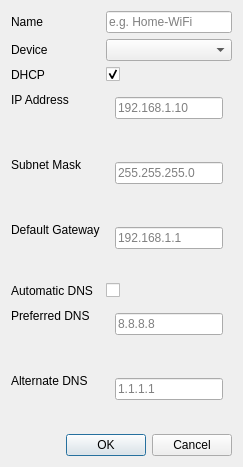
<?xml version="1.0" encoding="UTF-8"?>
<ui version="4.0">
 <class>ProfileEditDialog</class>
 <widget class="QDialog" name="ProfileEditDialog">
  <property name="windowTitle">
  <string>Add Profile</string>
  </property>
  <property name="modal">
   <bool>true</bool>
  </property>
  <property name="minimumWidth">
   <number>420</number>
  </property>
  <layout class="QVBoxLayout" name="rootLayout">
   <item>
    <layout class="QFormLayout" name="formLayout">
     <property name="labelAlignment">
      <set>Qt::AlignLeft</set>
     </property>
     <item row="0" column="0">
      <widget class="QLabel" name="nameLabel">
       <property name="text">
        <string>Name</string>
       </property>
      </widget>
     </item>
     <item row="0" column="1">
      <widget class="QLineEdit" name="m_nameEdit">
       <property name="placeholderText">
        <string>e.g. Home-WiFi</string>
       </property>
      </widget>
     </item>
     <item row="1" column="0">
      <widget class="QLabel" name="deviceLabel">
       <property name="text">
        <string>Device</string>
       </property>
      </widget>
     </item>
     <item row="1" column="1">
      <widget class="QComboBox" name="m_deviceCombo"/>
     </item>
     <item row="2" column="0">
      <widget class="QLabel" name="dhcpLabel">
       <property name="text">
        <string>DHCP</string>
       </property>
      </widget>
     </item>
     <item row="2" column="1">
      <widget class="ToggleSwitch" name="m_dhcpBox">
       <property name="text">
        <string/>
       </property>
       <property name="checked">
        <bool>true</bool>
       </property>
      </widget>
     </item>
     <item row="3" column="0">
      <widget class="QLabel" name="ipLabel">
       <property name="text">
        <string>IP Address</string>
       </property>
      </widget>
     </item>
     <item row="3" column="1">
      <widget class="QWidget" name="ipRow">
       <layout class="QVBoxLayout" name="ipRowLay">
        <property name="leftMargin">0</property>
        <property name="topMargin">0</property>
        <property name="rightMargin">0</property>
        <property name="bottomMargin">0</property>
        <property name="spacing">1</property>
        <item>
         <widget class="QLineEdit" name="m_ipEdit">
          <property name="placeholderText">
           <string>192.168.1.10</string>
          </property>
         </widget>
        </item>
        <item>
         <widget class="QLabel" name="m_ipErrLabel">
          <property name="styleSheet">
           <string>color: #e53935; font-size: 8pt; margin-left: 2px;</string>
          </property>
          <property name="visible">
           <bool>false</bool>
          </property>
          <property name="text">
           <string/>
          </property>
         </widget>
        </item>
       </layout>
      </widget>
     </item>
     <item row="4" column="0">
      <widget class="QLabel" name="maskLabel">
       <property name="text">
        <string>Subnet Mask</string>
       </property>
      </widget>
     </item>
     <item row="4" column="1">
      <widget class="QWidget" name="maskRow">
       <layout class="QVBoxLayout" name="maskRowLay">
        <property name="leftMargin">0</property>
        <property name="topMargin">0</property>
        <property name="rightMargin">0</property>
        <property name="bottomMargin">0</property>
        <property name="spacing">1</property>
        <item>
         <widget class="QLineEdit" name="m_maskEdit">
          <property name="placeholderText">
           <string>255.255.255.0</string>
          </property>
         </widget>
        </item>
        <item>
         <widget class="QLabel" name="m_maskErrLabel">
          <property name="styleSheet">
           <string>color: #e53935; font-size: 8pt; margin-left: 2px;</string>
          </property>
          <property name="visible">
           <bool>false</bool>
          </property>
          <property name="text">
           <string/>
          </property>
         </widget>
        </item>
       </layout>
      </widget>
     </item>
     <item row="5" column="0">
      <widget class="QLabel" name="gwLabel">
       <property name="text">
        <string>Default Gateway</string>
       </property>
      </widget>
     </item>
     <item row="5" column="1">
      <widget class="QWidget" name="gwRow">
       <layout class="QVBoxLayout" name="gwRowLay">
        <property name="leftMargin">0</property>
        <property name="topMargin">0</property>
        <property name="rightMargin">0</property>
        <property name="bottomMargin">0</property>
        <property name="spacing">1</property>
        <item>
         <widget class="QLineEdit" name="m_gwEdit">
          <property name="placeholderText">
           <string>192.168.1.1</string>
          </property>
         </widget>
        </item>
        <item>
         <widget class="QLabel" name="m_gwErrLabel">
          <property name="styleSheet">
           <string>color: #e53935; font-size: 8pt; margin-left: 2px;</string>
          </property>
          <property name="visible">
           <bool>false</bool>
          </property>
          <property name="text">
           <string/>
          </property>
         </widget>
        </item>
       </layout>
      </widget>
     </item>
     <item row="6" column="0">
      <widget class="QLabel" name="dnsLabel">
       <property name="text">
        <string>Automatic DNS</string>
       </property>
      </widget>
     </item>
     <item row="6" column="1">
      <widget class="ToggleSwitch" name="m_defaultDnsBox">
       <property name="text">
        <string/>
       </property>
      </widget>
     </item>
     <item row="7" column="0">
      <widget class="QLabel" name="prefDnsLabel">
       <property name="text">
        <string>Preferred DNS</string>
       </property>
      </widget>
     </item>
     <item row="7" column="1">
      <widget class="QWidget" name="prefDnsRow">
       <layout class="QVBoxLayout" name="prefDnsRowLay">
        <property name="leftMargin">0</property>
        <property name="topMargin">0</property>
        <property name="rightMargin">0</property>
        <property name="bottomMargin">0</property>
        <property name="spacing">1</property>
        <item>
         <widget class="QLineEdit" name="m_prefDnsEdit">
          <property name="placeholderText">
           <string>8.8.8.8</string>
          </property>
         </widget>
        </item>
        <item>
         <widget class="QLabel" name="m_prefDnsErrLabel">
          <property name="styleSheet">
           <string>color: #e53935; font-size: 8pt; margin-left: 2px;</string>
          </property>
          <property name="visible">
           <bool>false</bool>
          </property>
          <property name="text">
           <string/>
          </property>
         </widget>
        </item>
       </layout>
      </widget>
     </item>
     <item row="8" column="0">
      <widget class="QLabel" name="altDnsLabel">
       <property name="text">
        <string>Alternate DNS</string>
       </property>
      </widget>
     </item>
     <item row="8" column="1">
      <widget class="QWidget" name="altDnsRow">
       <layout class="QVBoxLayout" name="altDnsRowLay">
        <property name="leftMargin">0</property>
        <property name="topMargin">0</property>
        <property name="rightMargin">0</property>
        <property name="bottomMargin">0</property>
        <property name="spacing">1</property>
        <item>
         <widget class="QLineEdit" name="m_altDnsEdit">
          <property name="placeholderText">
           <string>1.1.1.1</string>
          </property>
         </widget>
        </item>
        <item>
         <widget class="QLabel" name="m_altDnsErrLabel">
          <property name="styleSheet">
           <string>color: #e53935; font-size: 8pt; margin-left: 2px;</string>
          </property>
          <property name="visible">
           <bool>false</bool>
          </property>
          <property name="text">
           <string/>
          </property>
         </widget>
        </item>
       </layout>
      </widget>
     </item>
    </layout>
   </item>
   <item>
    <widget class="QDialogButtonBox" name="buttonBox">
     <property name="standardButtons">
      <set>QDialogButtonBox::Ok|QDialogButtonBox::Cancel</set>
     </property>
    </widget>
   </item>
  </layout>
 </widget>
 <customwidgets>
  <customwidget>
   <class>ToggleSwitch</class>
   <extends>QCheckBox</extends>
   <header>ui/ToggleSwitch.h</header>
  </customwidget>
 </customwidgets>
 <resources/>
 <connections>
  <connection>
   <sender>buttonBox</sender>
   <signal>rejected()</signal>
   <receiver>ProfileEditDialog</receiver>
   <slot>reject()</slot>
  </connection>
 </connections>
</ui>
